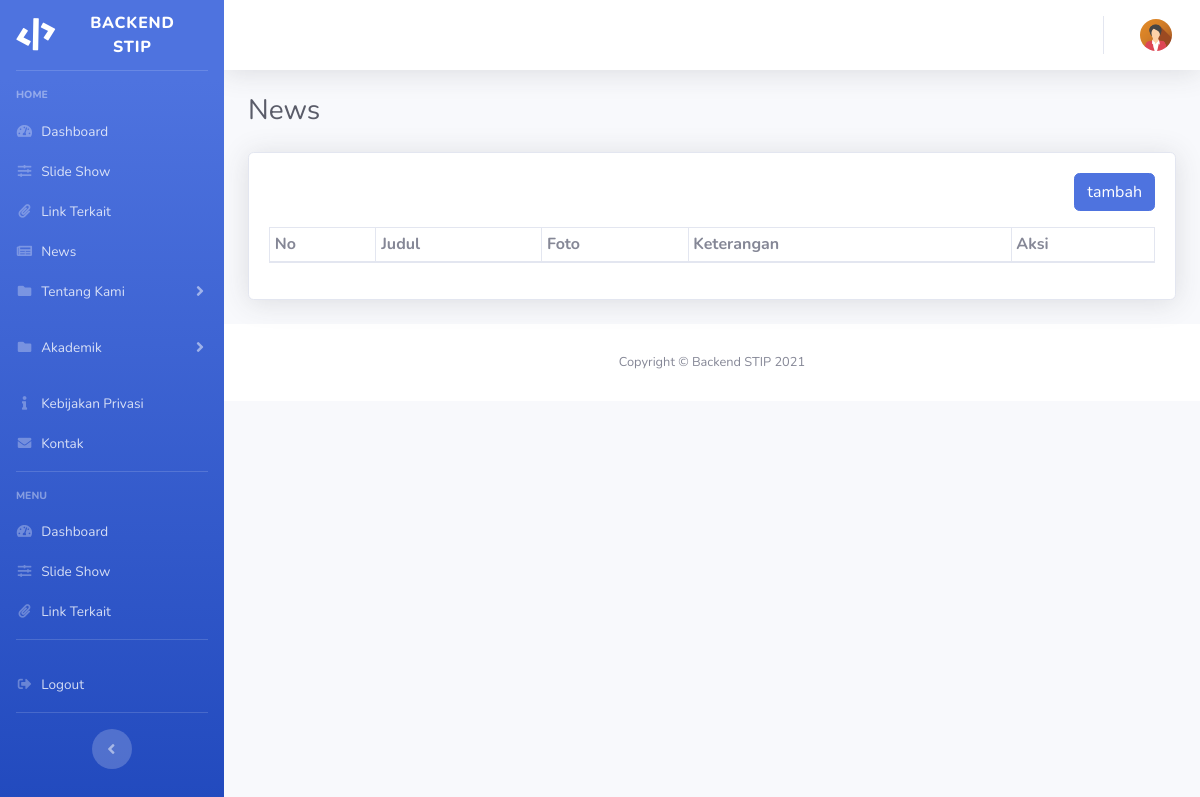
The page /index.php/admin/news on the database as committed earlier.
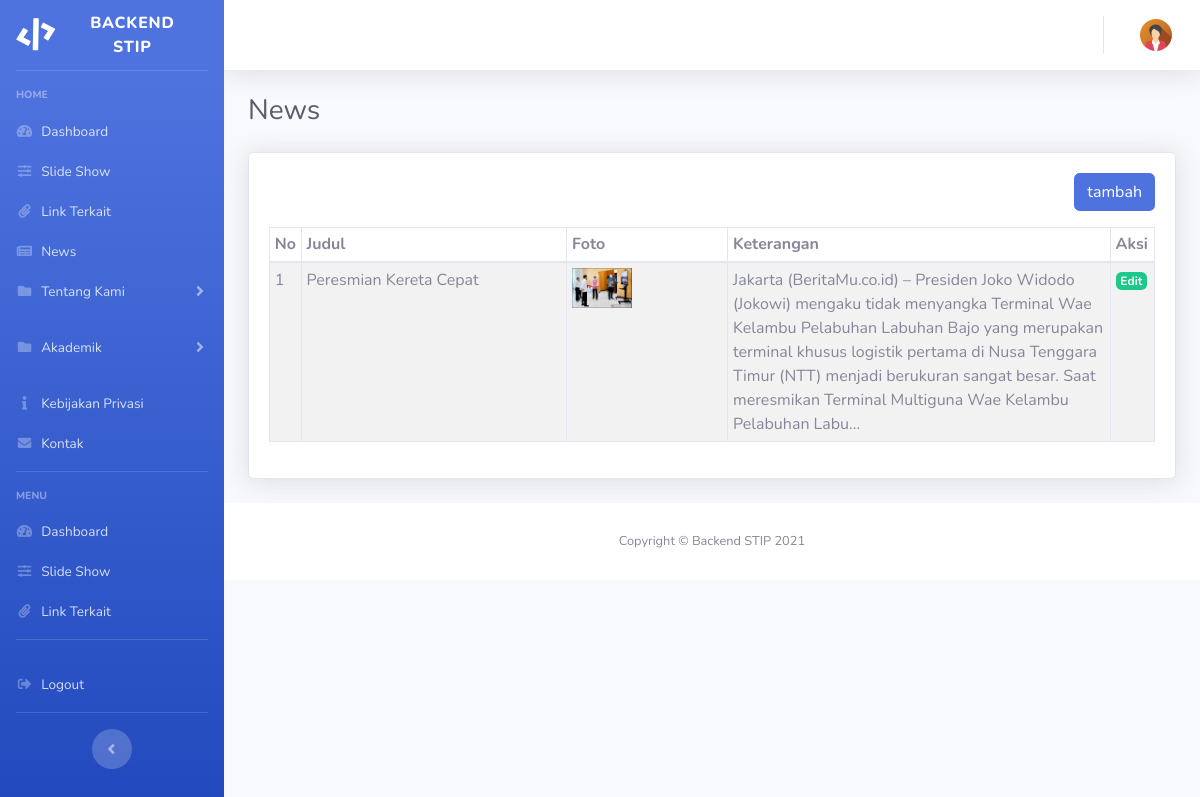
The same page on the database as committed later.
### tables this page shows
CREATE TABLE `news` (
  `id_news` int(11) NOT NULL,
  `title` varchar(255) NOT NULL,
  `description` text NOT NULL,
  `foto` varchar(255) NOT NULL,
  `created_at` datetime NOT NULL
);

### application/controllers/Admin.php (called while the page is built, shortened)
<?php
class Admin extends CI_Controller
{
    public function __construct()
    {
        $this->load->helper(array('form', 'url', 'file'));
        $this->load->model('admin_model');
    }
    public function news()
    {
        $data['title'] = 'News';
        $this->load->model('Admin_model', 'news');
        $data['news'] = $this->news->getallnews();
        $this->load->view('admin/themes/header');
        $this->load->view('admin/news/content',$data);
        $this->load->view('admin/themes/footer');
    }
}

### index.php (called while the page is built, shortened)
<?php
require_once BASEPATH.'core/CodeIgniter.php';

### application/models/Admin_model.php (called while the page is built, shortened)
<?php
class Admin_model extends CI_Model {
public function getallnews()
{
	$sql = $this->db->query("select * from news")->result_array();
	return $sql;
}
} ?>

### application/views/admin/news/content.php (the view, shortened to what this page needs)
<div class="container-fluid">
            <h5 class="h3 mb-4 text-gray-800"><?=$title;?></h5>
            <div class="card shadow mb-4">
                <div class="card-body">
                <div class=" pb-3 d-flex flex-row-reverse">
                    <a href=" <?php echo base_url('admin/add_news'); ?>" class=" btn btn-primary">tambah</a>
                </div>
                    <table class="table table-striped table-bordered table-sm"  width="100%" cellspacing="0">
                        <thead>
                            <tr>
                                <th>No</th>
                                <th>Judul</th>
                                <th>Foto</th>
                                <th>Keterangan</th>
                                <th>Aksi</th>
                            </tr>
                        </thead>
                        <tbody>
                        <?php
                        $no=1;
                        $jumlah = count($news);
                        for($i=0;$i<$jumlah;$i++){
                        ?>
                            <tr>
                                <td> <?= $no?></td>
                                <td width="30%"><?= $news[$i]['title']?></td>
                                <td><img src="<?= $news[$i]['foto']?>" class="img-fluid img-thumbnai" width="40%" ></td>
                                <td> <?= substr($news[$i]['description'],0,300)?>...</td>
                                <td  width="5%">
                                    <a href="<?= base_url('admin/edit_news/'.$news[$i]['id_news']); ?>" type="button"
                                        class="badge badge-success">Edit</a>
                                </td>
                            </tr>
                        <?php $no++; } ?>
                        </tbody>
                    </table>
                </div>
            </div>
        </div>

### application/views/admin/themes/header.php (shortened to what this page needs)
<!DOCTYPE html>
<html lang="en">
<head>
    <link rel="stylesheet" href="<?= base_url()?>assets/backend/vendor/fontawesome-free/css/all.min.css" />
    <link rel="stylesheet" href="<?= base_url()?>assets/backend/css/sb-admin-2.min.css" />
</head>
<body id="page-top">
    <div id="wrapper">
    <ul class="navbar-nav bg-gradient-primary sidebar sidebar-dark accordion" id="accordionSidebar">
<a class="sidebar-brand d-flex align-items-center justify-content-center" href="index.html">
    <div class="sidebar-brand-icon rotate-n-15">
        <i class="fas fa-code"></i>
    </div>
    <div class="sidebar-brand-text mx-3"><?=$this->config->item('applicationName')?></div>
</a>
<hr class="sidebar-divider ">
<div class="sidebar-heading">
    Home
</div>
<li class="nav-item active">
<li class="nav-item">
   <a class="nav-link pb-0" href="<?= base_url('admin/dashboard')?>">
    <i class="fas fa-fw fa-tachometer-alt"></i>
    <span>Dashboard</span></a>
 </li>
 <li class="nav-item">
   <a class="nav-link pb-0" href="<?= base_url('admin/slideshow')?>">
    <i class="fas fa-fw fa-sliders-h"></i>
    <span>Slide Show</span></a>
 </li>
 <li class="nav-item">
   <a class="nav-link pb-0" href="<?= base_url('admin/link')?>">
   <i class="fas fa-fw fa-paperclip"></i>
    <span>Link Terkait</span></a>
 </li>
 <li class="nav-item">
   <a class="nav-link pb-0" href="<?= base_url('admin/news')?>">
   <i class="fas fa-fw fa-newspaper"></i>
    <span>News</span></a>
 </li>
 <li class="nav-item">
    <a class="nav-link collapsed" href="#" data-toggle="collapse" data-target="#collapseTentang"
        aria-expanded="true" aria-controls="collapseTentang">
        <i class="fas fa-fw fa-folder"></i>
        <span>Tentang Kami</span>
    </a>
</li>
<li class="nav-item">
    <a class="nav-link collapsed" href="#" data-toggle="collapse" data-target="#collapseAkademik"
        aria-expanded="true" aria-controls="collapseAkademik">
        <i class="fas fa-fw fa-folder"></i>
        <span>Akademik</span>
    </a>
</li>
<li class="nav-item">
   <a class="nav-link pb-0" href="<?= base_url('admin/edit_privasi')?>">
   <i class="fas fa-fw fa-info"></i>
    <span>Kebijakan Privasi</span></a>
 </li>
 <li class="nav-item">
   <a class="nav-link pb-0" href="<?= base_url('admin/kontak')?>">
   <i class="fas fa-fw fa-envelope"></i>
    <span>Kontak</span></a>
 </li>
<hr class="sidebar-divider mt-3">
<div class="sidebar-heading">
    menu
</div>
<li class="nav-item active">
<li class="nav-item">
   <a class="nav-link pb-0" href="<?= base_url('admin/dashboard')?>">
    <i class="fas fa-fw fa-tachometer-alt"></i>
    <span>Dashboard</span></a>
 </li>
 <li class="nav-item">
   <a class="nav-link pb-0" href="<?= base_url('admin/dashboard')?>">
    <i class="fas fa-fw fa-sliders-h"></i>
    <span>Slide Show</span></a>
 </li>
 <li class="nav-item">
   <a class="nav-link pb-0" href="<?= base_url('admin/dashboard')?>">
   <i class="fas fa-fw fa-paperclip"></i>
    <span>Link Terkait</span></a>
 </li>
<hr class="sidebar-divider mt-3">
<li class="nav-item">
    <a class="nav-link" href="<?= base_url('admin/logout')?>">
        <i class="fas fa-fw fa-sign-out-alt"></i>
        <span>Logout</span></a>
</li>
<hr class="sidebar-divider">
<div class="text-center d-none d-md-inline">
    <button class="rounded-circle border-0" id="sidebarToggle"></button>
</div>
</ul>
        <div id="content-wrapper" class="d-flex flex-column">
            <div id="content">
                <nav class="navbar navbar-expand navbar-light bg-white topbar mb-4 static-top shadow">
                        <ul class="navbar-nav ml-auto">
                            <li class="nav-item dropdown no-arrow">
                                <a class="nav-link dropdown-toggle" href="#" id="userDropdown" role="button" data-toggle="dropdown"
                                    aria-haspopup="true" aria-expanded="false">
                                    <img class="img-profile rounded-circle"
                                        src="<?= base_url()?>assets/backend/img/avatar2.png" />
                                </a>
                            </li>
                        </ul>
                </nav>

### application/views/admin/themes/footer.php (shortened to what this page needs)
   <footer class="sticky-footer bg-white">
       <div class="container my-auto">
           <div class="copyright text-center my-auto">
               <span>Copyright &copy; <?=$this->config->item('applicationName')?> <?= date('Y')?></span>
           </div>
       </div>
   </footer>
   </div>
   </div>
</body>
</html>

Rows that differ between the two databases and show on the page:
added news: title "Peresmian Kereta Cepat", foto (picture), description "Jakarta (BeritaMu.co.id) – Presiden Joko Widodo (Jokowi) mengaku tidak menyangka Terminal Wae Kelambu Pelabuhan Labuhan Bajo yang merupakan terminal khusus logistik pertama di Nusa Tenggara Timur (NTT) menjadi berukuran sangat besar. Saat meresmikan Terminal Multiguna Wae Kelambu Pelabuhan Labu"
